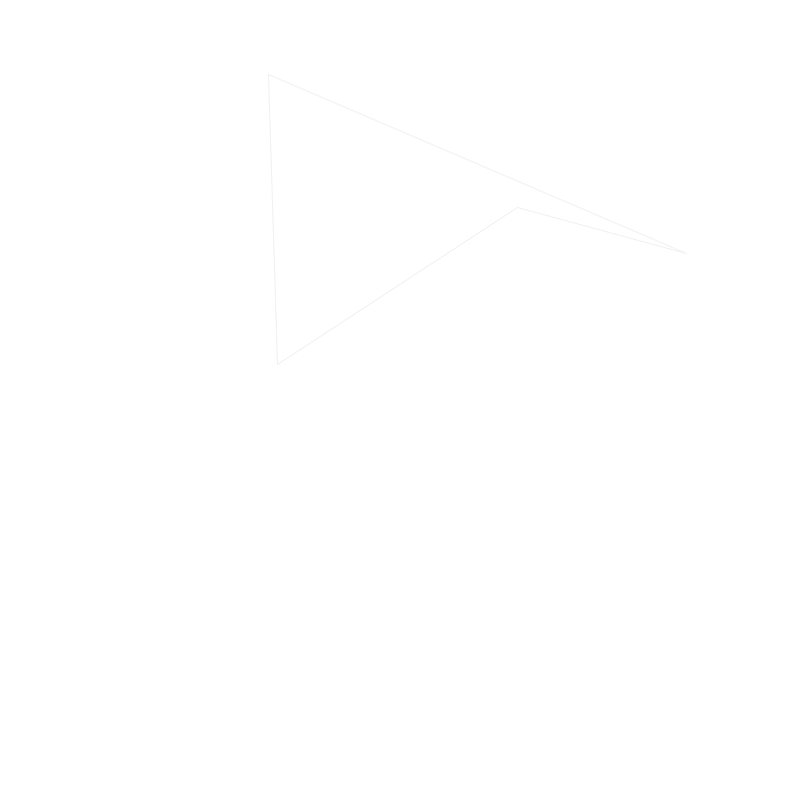
Frame 1 (no input)
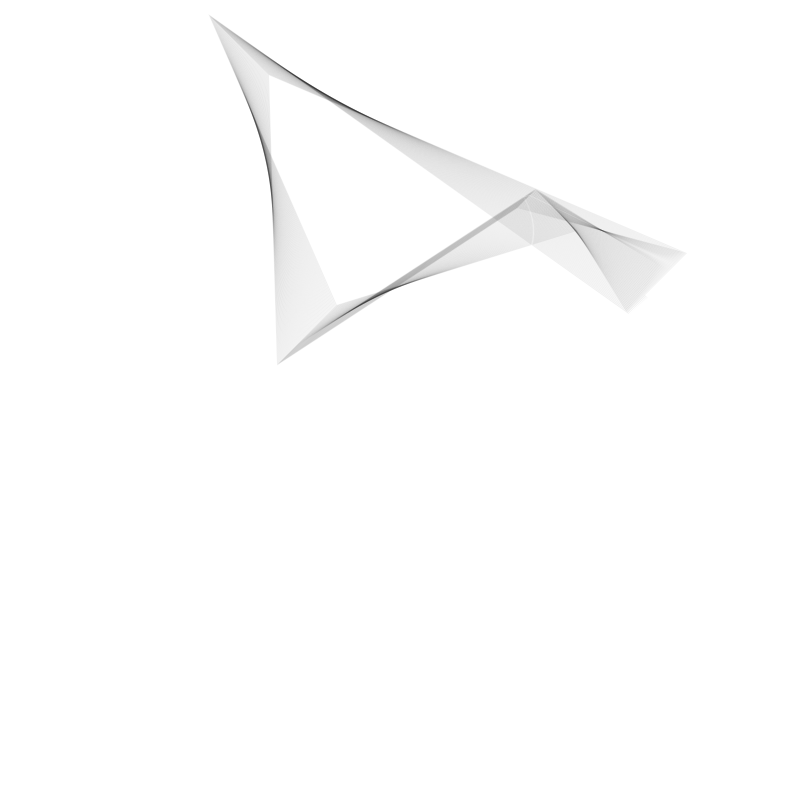
Frame 60 (the mouse pressed at the canvas centre just before this capture)
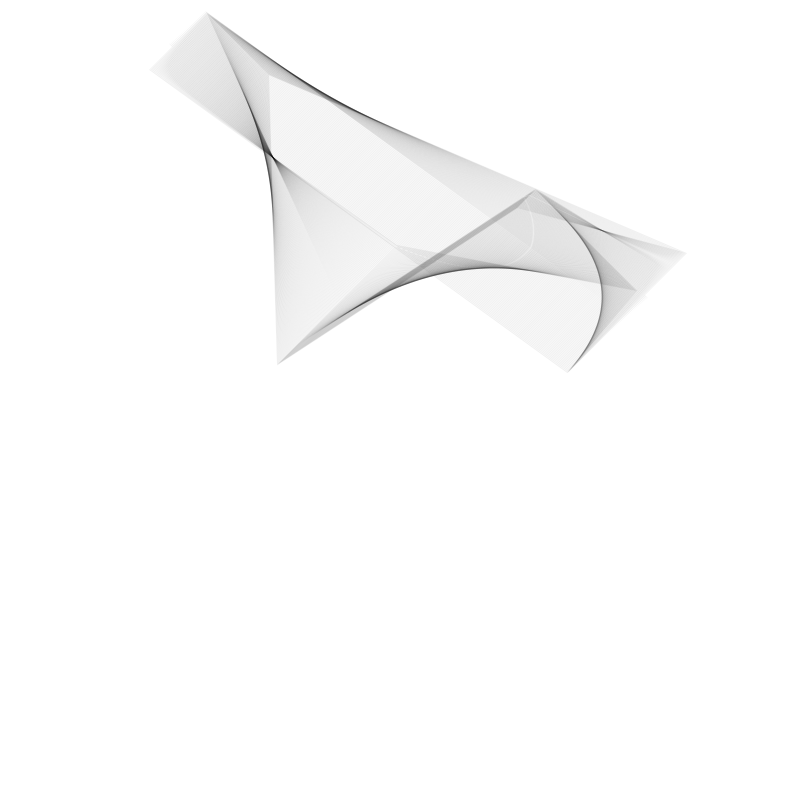
Frame 120 (the mouse held since frame 60 and released just before this capture)

The Processing sketch that drew these frames (run headless with seeded random() and noise(); from frame 60 on, the mouse is pressed at the canvas centre):

// Processing sketch: processing_6721
// ── processing_6721.pde

float[]xpoints = new float[4];
float[]ypoints = new float[4];
float[]xtarget = new float[4];
float[]ytarget = new float[4];

void setup(){
  size(800,800);
  background(255);
  fill(255,255,255,0);
  stroke(0,0,0,15);
  //initialize points and target
  for(int i=0; i<4; i++){
    xpoints[i] = random(width);
    ypoints[i] = random(height);
    xtarget[i] = random(width);
    ytarget[i] = random(height);
  }
}

void draw(){
  quadDrawer();
  quadCompare();
}

void quadDrawer(){
   quad(xpoints[0],ypoints[0],xpoints[1],ypoints[1],xpoints[2],ypoints[2],
     xpoints[3],ypoints[3]);
}

void quadCompare(){
  for(int i=0; i<4; i++){
    if(int(xpoints[i])<int(xtarget[i])){
      xpoints[i]+=1;
    }
    if(int(xpoints[i])>int(xtarget[i])){
      xpoints[i]-=1; 
    }
    if(int(xpoints[i])==int(xtarget[i])){
      xtarget[i] = random(width); 
    }
    if(int(ypoints[i])<int(ytarget[i])){
      ypoints[i]+=1;
    }
    if(int(ypoints[i])>int(ytarget[i])){
      ypoints[i]-=1; 
    }
    if(int(ypoints[i])==int(ytarget[i])){
      ytarget[i] = random(height); 
    }
  } 
}
